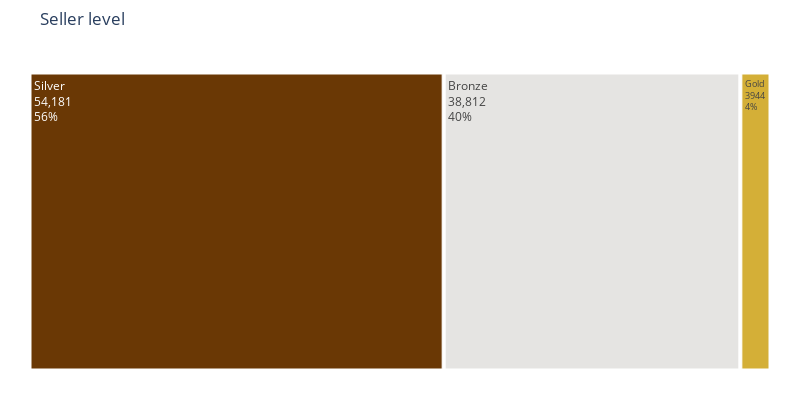

Notebook cell for this chart:
### Code cell
colors = ['#6A3805','#e5e4e2','#d4af37','#c0c0c0']

fig = px.treemap(fig, path=['level'],values='Customer Count', width=800, height=400, title="Seller level")
fig.update_layout(
    treemapcolorway = colors, 
    margin = dict(t=50, l=25, r=25, b=25))

fig.data[0].textinfo = 'label+text+value+percent root'
fig.show()

### Figure 1 — Plotly figure (JSON) as saved in the notebook; plotly's stock layout.template omitted (floating-point values rounded to 4 significant figures)
{"data": [{"branchvalues": "total", "domain": {"x": [0, 1], "y": [0, 1]}, "hovertemplate": "labels=%{label}<br>Customer Count=%{value}<br>parent=%{parent}<br>id=%{id}<extra></extra>", "ids": ["Bronze", "Gold", "Silver"], "labels": ["Bronze", "Gold", "Silver"], "name": "", "parents": ["", "", ""], "textinfo": "label+text+value+percent root", "type": "treemap", "values": [38812, 3944, 54181]}], "layout": {"height": 400, "legend": {"tracegroupgap": 0}, "margin": {"b": 25, "l": 25, "r": 25, "t": 50}, "title": {"text": "Seller level"}, "treemapcolorway": ["#6A3805", "#e5e4e2", "#d4af37", "#c0c0c0"], "width": 800}}
